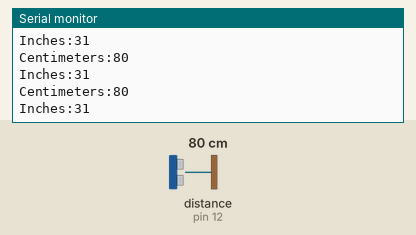
This sketch was run on a simulated Arduino Uno, built with avr-gcc and run on an emulated ATmega328P. On the bench: the last lines printed to the serial monitor. Inputs (shaded band) come from the test bench; at power-on: distance to the obstacle (sensor on pin 12) 80 cm. The echo pulse lasts 58.3 µs per cm.

Above: at 1.2 s.
1.3 s: distance to the obstacle (sensor on pin 12) set to 299 cm
At 1.63 s:
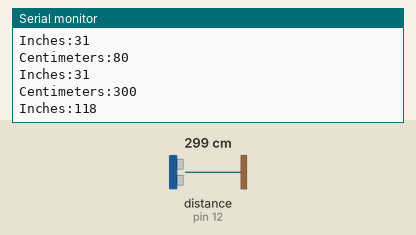
4.3 s: distance to the obstacle (sensor on pin 12) set to 2 cm
At 4.46 s:
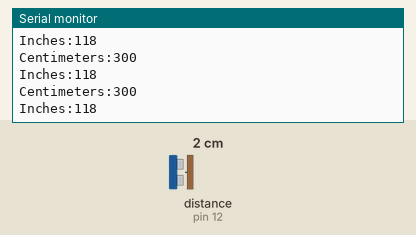
Timing chart, 0 to 7.3 s (numbered marks = the images above; inputs shaded):
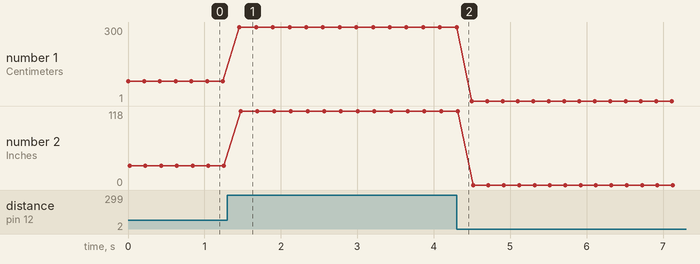

Measured:
- after the input at 1.3 s, the serial monitor: prints a new line after 0.16 s (image 1)
- plotted number 1: 80 → 300 after the input at 1.3 s, 300 → 1 after the input at 4.3 s
- plotted number 2: 31 → 118 after the input at 1.3 s, 118 → 0 after the input at 4.3 s

The sketch:

Arduino_HC04.ino
```cpp
int cm;
int inches;

void setup() {
  // put your setup code here, to run once:
  Serial.begin(9600);
  pinMode(12, INPUT);
  pinMode(13, OUTPUT);

}

void loop() {
  // put your main code here, to run repeatedly:
  cm=0.01723*readTheValue(13,12);  //timing signsls *0.01723= dist
  inches=cm/2.54;
  Serial.print("Centimeters:");
  Serial.println(cm);
  Serial.print("Inches:");
  Serial.println(inches);
  delay(200);
}

long readTheValue(int trig_pin, int echo_pin)
{

  digitalWrite(trig_pin, LOW);
  delayMicroseconds(2);
  digitalWrite(trig_pin, HIGH);
  delayMicroseconds(10);
  digitalWrite(trig_pin, LOW);

  return pulseIn(echo_pin, HIGH);


}
```
